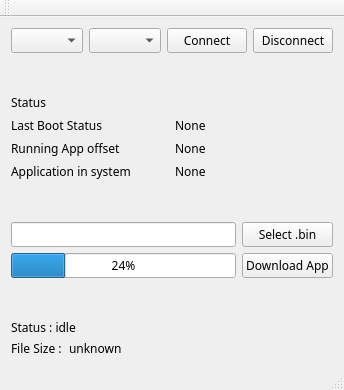
<?xml version="1.0" encoding="UTF-8"?>
<ui version="4.0">
 <class>MainWindow</class>
 <widget class="QMainWindow" name="MainWindow">
  <property name="windowModality">
   <enum>Qt::NonModal</enum>
  </property>
  <property name="geometry">
   <rect>
    <x>0</x>
    <y>0</y>
    <width>338</width>
    <height>390</height>
   </rect>
  </property>
  <property name="font">
   <font>
    <family>Arial Unicode MS</family>
    <pointsize>9</pointsize>
   </font>
  </property>
  <property name="windowTitle">
   <string>G1 Boot Manager</string>
  </property>
  <property name="windowIcon">
   <iconset>
    <normalon>../../Desktop/tools-icon-200x200.jpg</normalon>
   </iconset>
  </property>
  <property name="tabShape">
   <enum>QTabWidget::Rounded</enum>
  </property>
  <widget class="QWidget" name="centralWidget">
   <layout class="QFormLayout" name="formLayout">
    <item row="0" column="0" colspan="2">
     <layout class="QGridLayout" name="gridLayout_4">
      <item row="0" column="4">
       <spacer name="horizontalSpacer_2">
        <property name="orientation">
         <enum>Qt::Horizontal</enum>
        </property>
        <property name="sizeHint" stdset="0">
         <size>
          <width>40</width>
          <height>20</height>
         </size>
        </property>
       </spacer>
      </item>
      <item row="0" column="0">
       <widget class="QComboBox" name="comboBox"/>
      </item>
      <item row="0" column="3">
       <widget class="QPushButton" name="SelectComPort">
        <property name="text">
         <string>Connect</string>
        </property>
       </widget>
      </item>
      <item row="0" column="5">
       <widget class="QPushButton" name="SelectComPort_Disconnect">
        <property name="text">
         <string>Disconnect</string>
        </property>
       </widget>
      </item>
      <item row="0" column="2">
       <spacer name="horizontalSpacer">
        <property name="orientation">
         <enum>Qt::Horizontal</enum>
        </property>
        <property name="sizeHint" stdset="0">
         <size>
          <width>40</width>
          <height>20</height>
         </size>
        </property>
       </spacer>
      </item>
      <item row="0" column="1">
       <widget class="QComboBox" name="comboBoxBaudrate"/>
      </item>
     </layout>
    </item>
    <item row="1" column="0">
     <spacer name="verticalSpacer_3">
      <property name="orientation">
       <enum>Qt::Vertical</enum>
      </property>
      <property name="sizeHint" stdset="0">
       <size>
        <width>20</width>
        <height>40</height>
       </size>
      </property>
     </spacer>
    </item>
    <item row="2" column="0" colspan="2">
     <layout class="QGridLayout" name="gridLayout">
      <item row="0" column="0">
       <widget class="QLabel" name="label_rd">
        <property name="text">
         <string>Status</string>
        </property>
       </widget>
      </item>
      <item row="1" column="0">
       <widget class="QLabel" name="label_rd1">
        <property name="text">
         <string>Last Boot Status</string>
        </property>
       </widget>
      </item>
      <item row="1" column="1">
       <widget class="QLabel" name="label_wr_lbs">
        <property name="text">
         <string>None</string>
        </property>
       </widget>
      </item>
      <item row="2" column="0">
       <widget class="QLabel" name="label_rd2">
        <property name="text">
         <string>Running App offset</string>
        </property>
       </widget>
      </item>
      <item row="2" column="1">
       <widget class="QLabel" name="label_wr_ofst">
        <property name="text">
         <string>None</string>
        </property>
       </widget>
      </item>
      <item row="3" column="0">
       <widget class="QLabel" name="label_rd_3">
        <property name="text">
         <string>Application in system</string>
        </property>
       </widget>
      </item>
      <item row="3" column="1">
       <widget class="QLabel" name="label_wr_apcount_2">
        <property name="text">
         <string>None</string>
        </property>
       </widget>
      </item>
     </layout>
    </item>
    <item row="3" column="0">
     <spacer name="verticalSpacer_2">
      <property name="orientation">
       <enum>Qt::Vertical</enum>
      </property>
      <property name="sizeHint" stdset="0">
       <size>
        <width>20</width>
        <height>40</height>
       </size>
      </property>
     </spacer>
    </item>
    <item row="4" column="0" colspan="2">
     <layout class="QGridLayout" name="gridLayout_2">
      <item row="0" column="0">
       <widget class="QLineEdit" name="fileLocation"/>
      </item>
      <item row="0" column="1">
       <widget class="QPushButton" name="selecFile">
        <property name="text">
         <string>Select .bin</string>
        </property>
       </widget>
      </item>
      <item row="2" column="1">
       <widget class="QPushButton" name="downloadImage">
        <property name="text">
         <string>Download App</string>
        </property>
       </widget>
      </item>
      <item row="2" column="0">
       <widget class="QProgressBar" name="downloadProgressBar">
        <property name="value">
         <number>24</number>
        </property>
       </widget>
      </item>
     </layout>
    </item>
    <item row="5" column="0">
     <spacer name="verticalSpacer">
      <property name="orientation">
       <enum>Qt::Vertical</enum>
      </property>
      <property name="sizeHint" stdset="0">
       <size>
        <width>20</width>
        <height>40</height>
       </size>
      </property>
     </spacer>
    </item>
    <item row="6" column="0">
     <layout class="QGridLayout" name="gridLayout_3">
      <property name="spacing">
       <number>4</number>
      </property>
      <item row="1" column="1">
       <widget class="QLabel" name="fileSizeWR">
        <property name="text">
         <string>unknown</string>
        </property>
       </widget>
      </item>
      <item row="0" column="0" colspan="2">
       <widget class="QLabel" name="downloadStatus">
        <property name="text">
         <string>Status : idle</string>
        </property>
       </widget>
      </item>
      <item row="1" column="0">
       <widget class="QLabel" name="fileSizeRD">
        <property name="text">
         <string>File Size : </string>
        </property>
       </widget>
      </item>
     </layout>
    </item>
   </layout>
  </widget>
  <widget class="QMenuBar" name="menuBar">
   <property name="geometry">
    <rect>
     <x>0</x>
     <y>0</y>
     <width>338</width>
     <height>21</height>
    </rect>
   </property>
  </widget>
  <widget class="QToolBar" name="mainToolBar">
   <attribute name="toolBarArea">
    <enum>TopToolBarArea</enum>
   </attribute>
   <attribute name="toolBarBreak">
    <bool>false</bool>
   </attribute>
  </widget>
  <widget class="QStatusBar" name="statusBar"/>
 </widget>
 <layoutdefault spacing="6" margin="11"/>
 <resources/>
 <connections/>
</ui>
